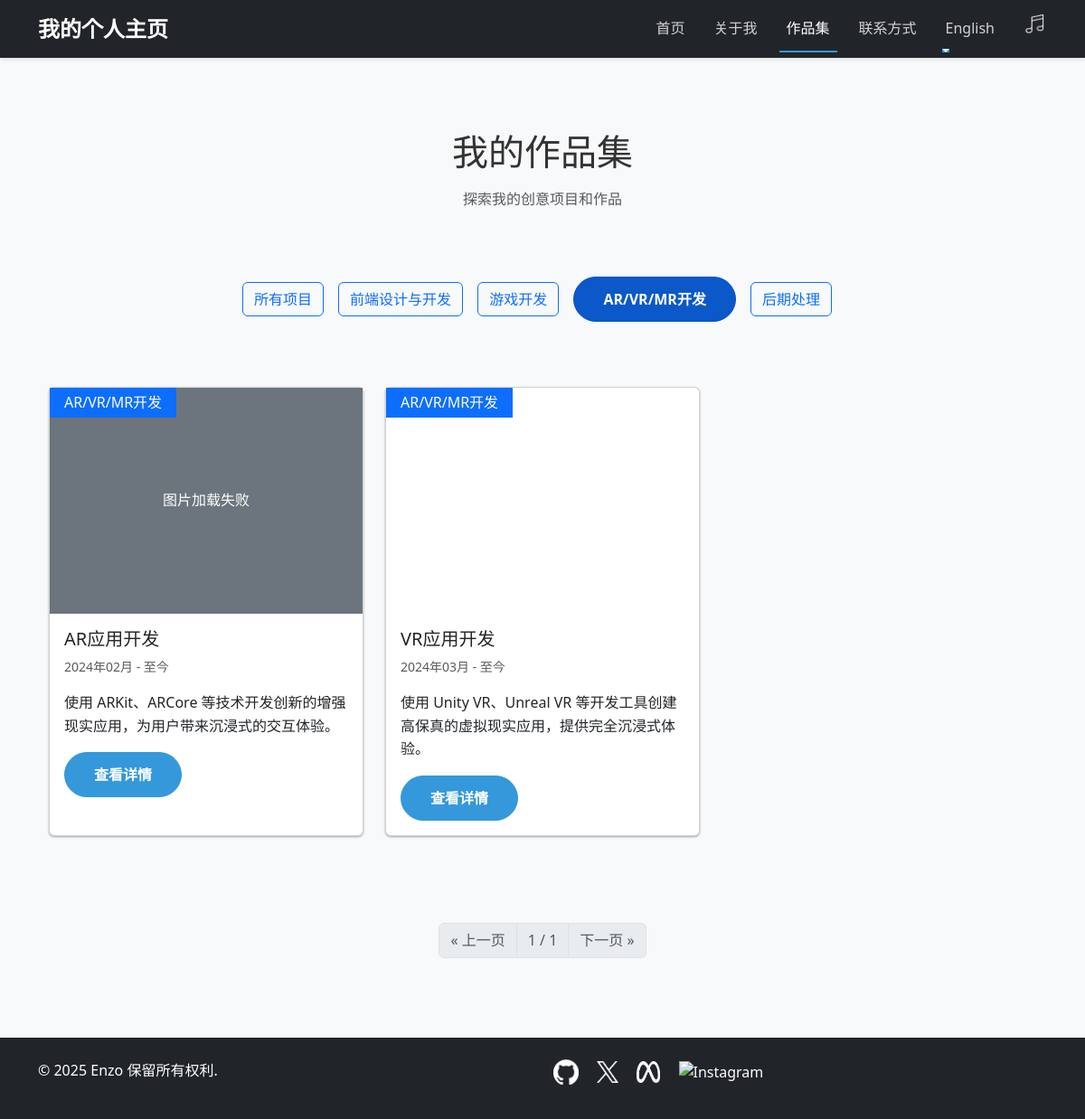
/portfolio/?category=AR/VR/MR开发, run on the app's committed database.
### portfolio/models.py (models this page shows, shortened)
class Project(models.Model):
    title = models.CharField(max_length=200, verbose_name=_('项目名称'))
    slug = models.SlugField(unique=True, verbose_name=_('URL 别名'), help_text=_('项目在 URL 中的唯一标识'), null=True, blank=True)
    description = models.TextField(verbose_name=_('项目描述'))
    category = models.CharField(max_length=100, verbose_name=_('项目类别'))
    image = models.ImageField(upload_to='projects/', blank=True, null=True, verbose_name=_('项目图片'))
    link = models.URLField(max_length=200, blank=True, null=True, verbose_name=_('项目链接'))
    github_link = models.URLField(max_length=200, blank=True, null=True, verbose_name=_('GitHub链接'))
    start_date = models.DateField(verbose_name=_('开始日期'))
    end_date = models.DateField(blank=True, null=True, verbose_name=_('结束日期'))
    is_active = models.BooleanField(default=True, verbose_name=_('是否展示'))
    created_at = models.DateTimeField(default=timezone.now, verbose_name=_('创建时间'))
    updated_at = models.DateTimeField(auto_now=True, verbose_name=_('更新时间'))
    class Meta:
        verbose_name = _('作品集')
        verbose_name_plural = _('作品集')
        ordering = ['-created_at']

### portfolio/views.py (the view)
# urls.py: path('portfolio/', views.portfolio, name='portfolio'),
def portfolio(request):
    projects_qs = Project.objects.filter(is_active=True)
    projects = []
    for project in projects_qs:
        project.standard_category = get_standard_category(project.category)
        project.fallback_image = get_project_fallback_image(project)
        project.image = None
        projects.append(project)
    projects.sort(key=get_project_order)
    categories = PORTFOLIO_CATEGORIES
    selected_category = request.GET.get('category', 'all')
    if selected_category != 'all':
        projects = [p for p in projects if p.standard_category == selected_category]
    per_page = CATEGORY_PAGINATION_CONFIG.get(selected_category, CATEGORY_PAGINATION_CONFIG['default'])
    page_number = request.GET.get('page', 1)
    paginator = Paginator(projects, per_page)
    page_obj = paginator.get_page(page_number)
    context = {
        'projects': page_obj,
        'categories': categories,
        'selected_category': selected_category,
        'page_obj': page_obj,
    }
    return render(request, 'portfolio.html', context)

### portfolio/views.py (called while the page is built)
def get_project_fallback_image(project):
    if project.title in PROJECT_IMAGE_MAPPING:
        return PROJECT_IMAGE_MAPPING[project.title]
    if project.category in PROJECT_IMAGE_MAPPING:
        return PROJECT_IMAGE_MAPPING[project.category]
    return None

def get_project_order(project):
    try:
        return PROJECT_ORDER.index(project.title)
    except ValueError:
        return len(PROJECT_ORDER)

def get_standard_category(category):
    mapping = {
        '移动端游戏开发': '游戏开发',
        'PC端联机游戏开发': '游戏开发',
        'PC端单机游戏开发': '游戏开发',
        'AR应用开发': 'AR/VR/MR开发',
        'VR应用开发': 'AR/VR/MR开发',
        '视频剪辑与制作': '后期处理',
        '音频制作与混音': '后期处理',
        '特效设计与制作': '后期处理',
        '场景设计': '后期处理',
    }
    return mapping.get(category, category)

### templates/portfolio.html (shortened to what this page needs)
{% extends 'base.html' %}
{% load i18n %}
{% load static %}
{% block content %}
    <section class="page-header py-5">
        <div class="container">
            <h1 class="text-center mb-3">{% trans '我的作品集' %}</h1>
            <p class="text-center text-muted">{% trans '探索我的创意项目和作品' %}</p>
        </div>
    </section>
    <section class="filters-section py-2">
        <div class="container">
            <div class="text-center mb-2">
                <a href="?category=all" class="btn {% if selected_category == 'all' %}btn-primary active{% else %}btn-outline-primary{% endif %}" style="margin-right: 12px; margin-bottom: 8px;">{% trans '所有项目' %}</a>
                {% for category in categories %}
                    <a href="?category={{ category|urlencode }}" class="btn {% if selected_category == category %}btn-primary active{% else %}btn-outline-primary{% endif %}" style="margin-right: 12px; margin-bottom: 8px;">{{ category }}</a>
                {% endfor %}
            </div>
        </div>
    </section>
    <section class="projects-grid py-5">
        <div class="container">
            <div class="row">
                {% for project in projects %}
                    <div class="col-md-4 mb-4 project-item" data-category="{{ project.standard_category }}">
                        <div class="card h-100">
                            <div class="position-relative">
                                {% if project.image %}
                        <img src="{{ project.image.url }}" loading="lazy" decoding="async" class="card-img-top" alt="{{ project.title }}" style="height: 250px; object-fit: cover;">
                    {% elif project.fallback_image %}
                        <img src="{{ MEDIA_URL }}{{ project.fallback_image }}" loading="lazy" decoding="async" class="card-img-top" alt="{{ project.title }}" style="height: 250px; object-fit: cover; object-position: center;">
                    {% else %}
                        <div class="bg-secondary text-white d-flex align-items-center justify-content-center" style="height: 250px;">
                            <p class="mb-0">{{ project.title }}</p>
                        </div>
                    {% endif %}
                                <div class="position-absolute top-0 left-0 bg-primary text-white px-3 py-1 rounded-bottom-right">
                                    {{ project.standard_category }}
                                </div>
                            </div>
                            <div class="card-body">
                                <h5 class="card-title">{{ project.title }}</h5>
                                <p class="card-text small text-muted">
                                    {{ project.start_date|date:"Y年m月" }}{% if project.end_date %} - {{ project.end_date|date:"Y年m月" }}{% else %} - {% trans '至今' %}{% endif %}
                                </p>
                                <p class="card-text">{{ project.description|truncatewords:20 }}</p>
                                <div class="d-flex">
                                    <a href="{% url 'project_detail' project.slug %}" class="btn btn-primary">{% trans '查看详情' %}</a>
                                </div>
                            </div>
                        </div>
                    </div>
                {% endfor %}
            </div>
        </div>
    </section>
    <section class="py-4">
        <div class="container">
            <nav aria-label="Page navigation">
                <ul class="pagination justify-content-center">
                    {% if page_obj.has_previous %}
                        <li class="page-item"><a class="page-link" href="?category={{ selected_category|urlencode }}&page={{ page_obj.previous_page_number }}">&laquo; {% trans '上一页' %}</a></li>
                    {% else %}
                        <li class="page-item disabled"><span class="page-link">&laquo; {% trans '上一页' %}</span></li>
                    {% endif %}
                    <li class="page-item disabled"><span class="page-link">{{ page_obj.number }} / {{ page_obj.paginator.num_pages }}</span></li>
                    {% if page_obj.has_next %}
                        <li class="page-item"><a class="page-link" href="?category={{ selected_category|urlencode }}&page={{ page_obj.next_page_number }}">{% trans '下一页' %} &raquo;</a></li>
                    {% else %}
                        <li class="page-item disabled"><span class="page-link">{% trans '下一页' %} &raquo;</span></li>
                    {% endif %}
                </ul>
            </nav>
        </div>
    </section>
{% endblock %}

### static/css/main.css (style rules this page uses)
* { margin: 0; padding: 0; box-sizing: border-box; }
:root { --primary-color: #3498db; --primary-dark: #2980b9; --secondary-color: #2ecc71; --accent-color: #e74c3c; --text-color: #333; --text-light: #777; --bg-color: #f8f9fa; --white: #fff; --shadow: 0 4px 6px rgba(0, 0, 0, 0.1); --shadow-lg: 0 10px 25px rgba(0, 0, 0, 0.1); --border-radius: 8px; --transition: all 0.3s ease; }
body { font-family: 'Segoe UI', Tahoma, Geneva, Verdana, sans-serif; line-height: 1.6; color: var(--text-color); background-color: var(--bg-color); }
.btn-primary { background-color: var(--primary-color); border-color: var(--primary-color); padding: 0.75rem 2rem; font-weight: 600; border-radius: 30px; transition: var(--transition); }

### data on the page
Project: standard_category "AR/VR/MR开发", title "AR应用开发", start_date "2024年02月", description "使用 ARKit、ARCore 等技术开发创新的增强现实应用，为用户带来沉浸式的交互体验。"
Project: standard_category "AR/VR/MR开发", title "VR应用开发", start_date "2024年03月", description "使用 Unity VR、Unreal VR 等开发工具创建高保真的虚拟现实应用，提供完全沉浸式体验。"

### other printed values
{{ category }} "前端设计与开发" "游戏开发" "AR/VR/MR开发" "后期处理"
{{ page_obj.number }} "1"
{{ page_obj.paginator.num_pages }} "1"
